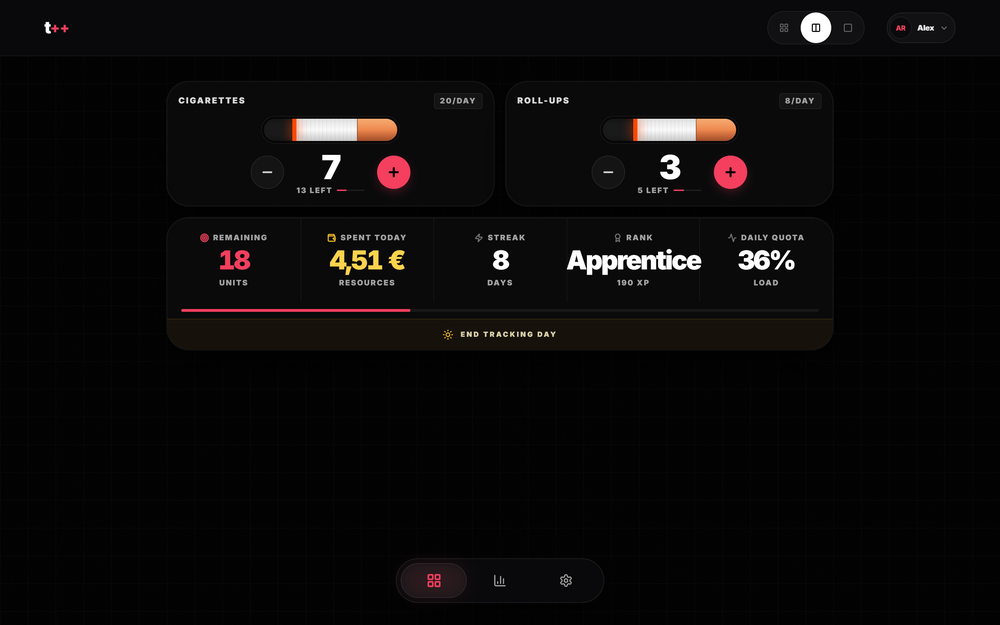
#> input picture assets/screenshots/track.png, 1000 x 625 px, shrunk from 2880 x 1800 before the run, found by its file name; its folder holds 4 pictures in this run
$ python build-showcase-shots.py
#> lines starting #> are read from the running program, lines starting #| are printed output that depends on the picture
from PIL import Image
from pathlib import Path
import shutil

root = Path(__file__).resolve().parent.parent / "assets" / "screenshots"
out = root / "showcase"
out.mkdir(exist_ok=True)

android_src = root / "android" / "red"
if not (android_src / "track.png").exists():
    android_src = root / "android" / "rose"

web_src = root / "web" / "desktop" / "red"

for stale in list(out.glob("*")):
    stale.unlink()

for name in ("auth", "track", "history", "settings"):
    f = web_src / f"{name}.png"
    if not f.exists():
        raise SystemExit(f"missing {f} — run npm run screenshots first")
    shutil.copy2(f, out / f"web-{name}.png")

for name in ("track", "history", "settings"):
    f = android_src / f"{name}.png"
    if not f.exists():
        raise SystemExit(f"missing {f} — connect device and run scripts/android-screenshots.ps1")
    img = Image.open(f).convert("RGB")
#> img is the input picture: PIL image 1000x625 RGB; mean R, G, B 11.2, 9.8, 9.7
    w, h = img.size
#> w = 1000; h = 625
    top = int(h * 0.056)  # drop the whole status bar (clock, notification chips)
#> top = 35
    bottom = int(h * 0.965)
#> bottom = 603
    img = img.crop((0, top, w, bottom))
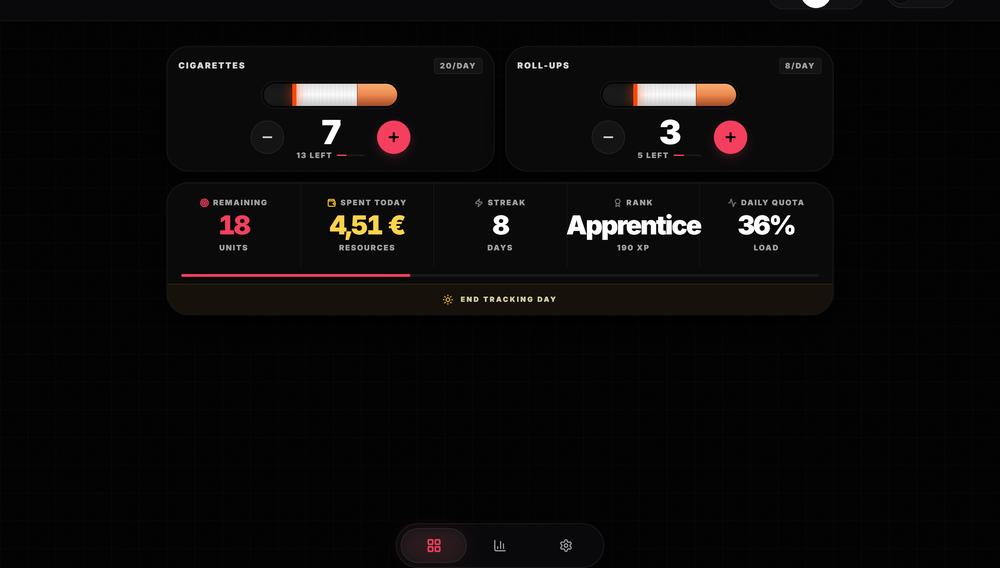
#> img: PIL image 1000x568 RGB; mean R, G, B 11.3, 9.8, 9.6
    w, h = img.size
#> h = 568
    if name in ("history", "settings") and h > int(w * 2.15):
        img = img.crop((0, 0, w, int(w * 2.15)))
    img.save(out / f"android-{name}.png", "PNG", optimize=True)
#> pass 2 of the loop `for name in ("track", "history", "settings"):`:
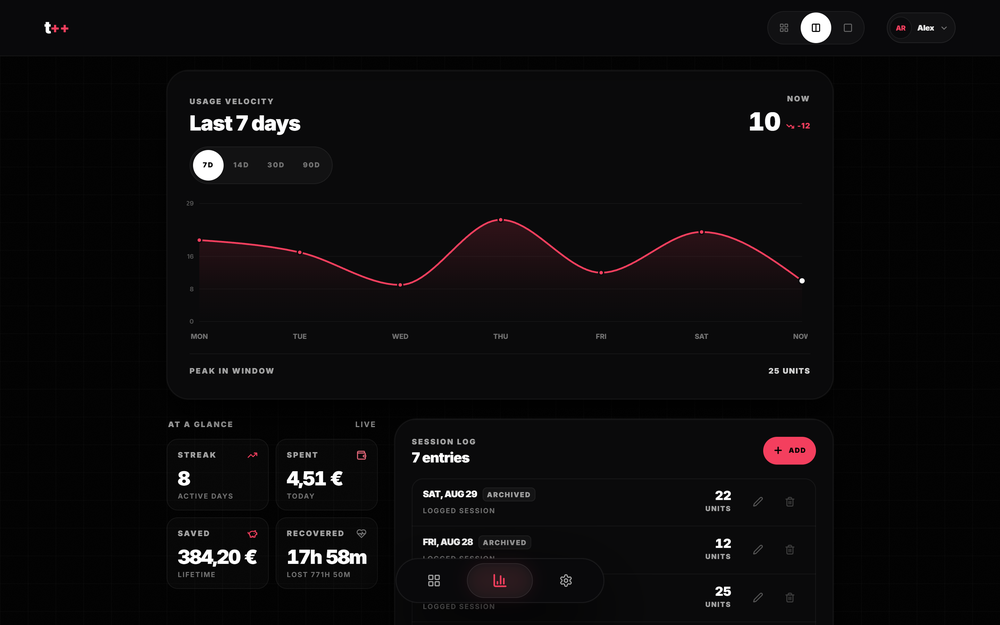
#> input picture assets/screenshots/history.png, 1000 x 625 px, shrunk from 2880 x 1800 before the run, found by its file name
#> img is the input picture: PIL image 1000x625 RGB; mean R, G, B 12, 10.7, 11.6
#> `img = img.crop((0, top, w, bottom))`:
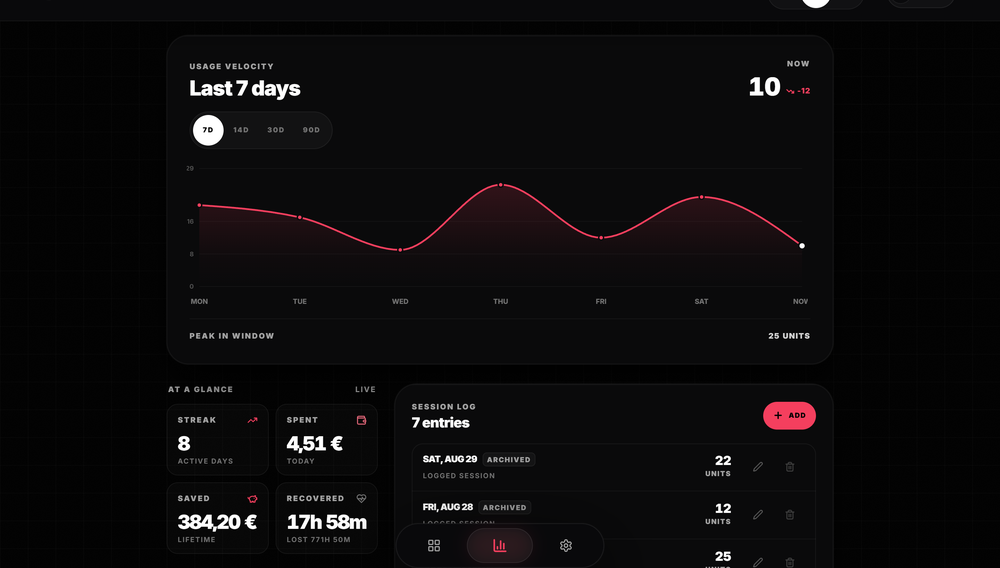
#> img: PIL image 1000x568 RGB; mean R, G, B 12.1, 10.6, 11.5
#> pass 3 of the loop `for name in ("track", "history", "settings"):`:
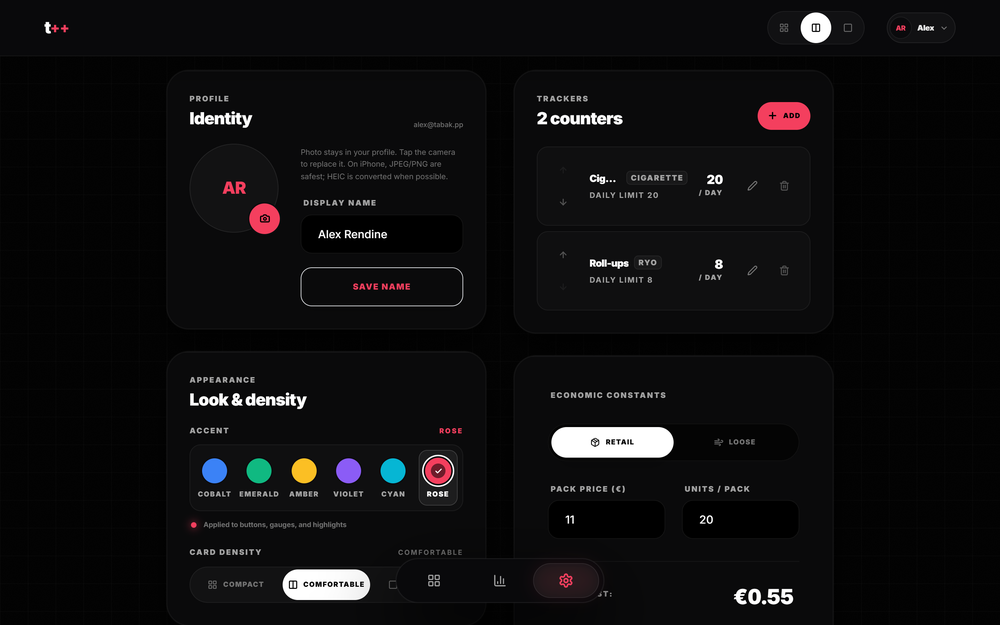
#> input picture assets/screenshots/settings.png, 1000 x 625 px, shrunk from 2880 x 1800 before the run, found by its file name
#> img is the input picture: PIL image 1000x625 RGB; mean R, G, B 14.1, 13.5, 14.4
#> `img = img.crop((0, top, w, bottom))`:
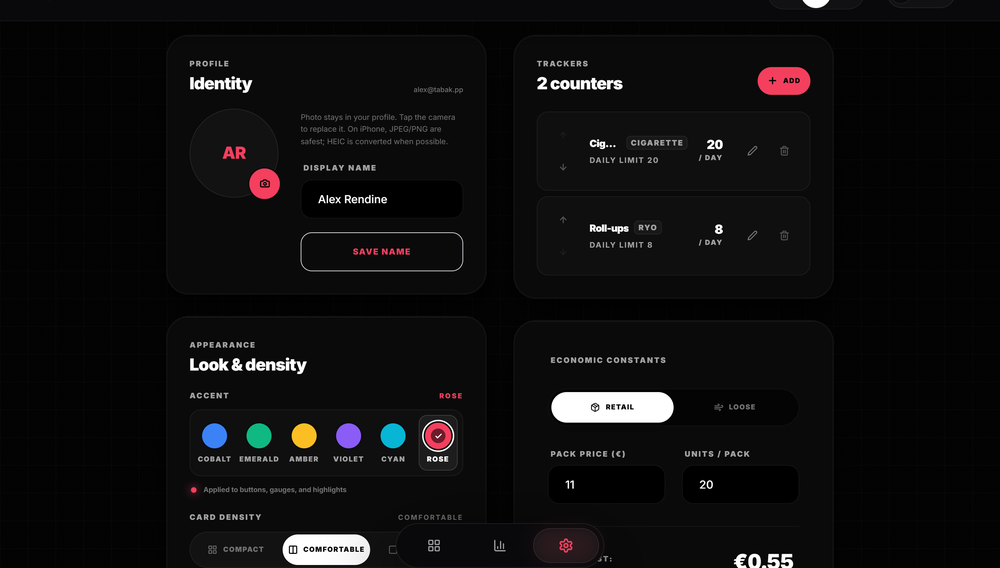
#> img: PIL image 1000x568 RGB; mean R, G, B 14.4, 13.7, 14.5

print("showcase:", sorted(p.name for p in out.iterdir()))
print("android source:", android_src)
